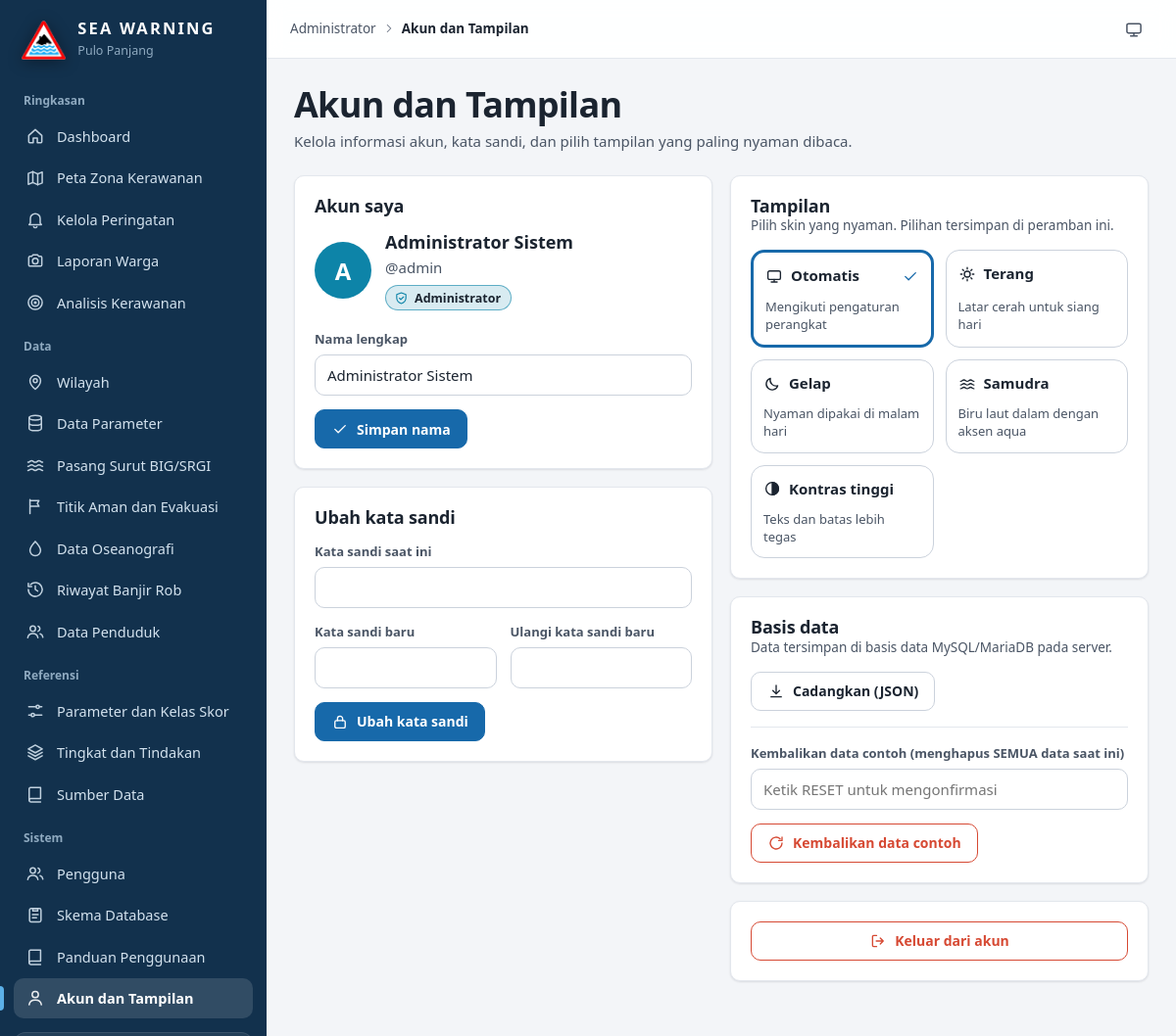
/index.php?p=profil (signed in), run on the app's committed database.
### tables this page shows
CREATE TABLE IF NOT EXISTS `pengguna` (
  `id_pengguna` INT NOT NULL AUTO_INCREMENT,
  `nama` VARCHAR(100) NOT NULL,
  `username` VARCHAR(50) NOT NULL,
  `kata_sandi_hash` VARCHAR(255) NULL,
  `peran` VARCHAR(20) NOT NULL,
  `aktif` TINYINT(1) NOT NULL DEFAULT 1,
  `email` VARCHAR(150) NULL,
  `google_id` VARCHAR(64) NULL,
  PRIMARY KEY (`id_pengguna`),
  UNIQUE KEY `uq_pengguna_username` (`username`)
);

### pages/umum.php (the view, shortened to what the rows shown need)
<?php
function pg_profil(): array {
    $u = current_user(); $adm = $u['peran'] === 'admin'; $cur = skin();
    $skins = ''; foreach (SKINS as $s) $skins .= '<button name="skin" value="' . $s[0] . '" type="submit" role="radio" aria-checked="' . ($cur === $s[0] ? 'true' : 'false') . '" style="text-align:left;padding:12px;border-radius:14px;background:var(--surface);border:' . ($cur === $s[0] ? '3px solid var(--primary)' : 'var(--bw) solid var(--line-strong)') . ';display:grid;gap:10px;cursor:pointer"><span style="display:flex;gap:8px;align-items:center;font-weight:600">' . ic($s[2], 18) . e($s[1]) . ($cur === $s[0] ? '<span style="margin-left:auto;color:var(--primary)">' . ic('check', 18) . '</span>' : '') . '</span><span class="muted" style="font-size:13px;line-height:1.4">' . e($s[3]) . '</span></button>';
    $h = page_head('Akun dan Tampilan', 'Kelola informasi akun, kata sandi, dan pilih tampilan yang paling nyaman dibaca.') . '<div class="grid g2" style="align-items:start"><div class="stack">';
    $h .= '<div class="panel"><div class="panel-h"><h2>Akun saya</h2></div><div style="display:flex;gap:14px;align-items:center;margin-bottom:18px"><span class="avatar" style="width:58px;height:58px;font-size:24px;background:' . ROLE_COLOR[$u['peran']] . ';color:#fff">' . e(mb_strtoupper(mb_substr($u['nama'], 0, 1))) . '</span><div><b style="font-size:18px;font-family:var(--font-display)">' . e($u['nama']) . '</b><div class="muted">@' . e($u['username']) . '</div><div style="margin-top:6px">' . role_tag($u['peran']) . '</div></div></div><form method="post" action="' . e(url('profil')) . '">' . csrf_field() . '<input type="hidden" name="aksi" value="nama"><div class="field"><label for="p-nama">Nama lengkap</label><input class="input" id="p-nama" name="nama" value="' . e($u['nama']) . '" maxlength="100"></div><button class="btn btn-primary" type="submit">' . ic('check', 18) . 'Simpan nama</button></form></div>';
    $h .= '<div class="panel"><div class="panel-h"><h2>Ubah kata sandi</h2></div><form method="post" action="' . e(url('profil')) . '">' . csrf_field() . '<input type="hidden" name="aksi" value="sandi"><div class="field"><label for="pw-old">Kata sandi saat ini</label><input class="input" id="pw-old" name="lama" type="password" autocomplete="current-password"></div><div class="row2"><div class="field"><label for="pw-new">Kata sandi baru</label><input class="input" id="pw-new" name="baru" type="password" autocomplete="new-password"></div><div class="field"><label for="pw-new2">Ulangi kata sandi baru</label><input class="input" id="pw-new2" name="baru2" type="password" autocomplete="new-password"></div></div><button class="btn btn-primary" type="submit">' . ic('lock', 18) . 'Ubah kata sandi</button></form></div></div><div class="stack">';
    $h .= '<div class="panel"><div class="panel-h"><div><h2>Tampilan</h2><p>Pilih skin yang nyaman. Pilihan tersimpan di peramban ini.</p></div></div><form method="post" action="index.php?p=skin" class="grid g2" style="gap:12px" role="radiogroup" aria-label="Pilih tampilan">' . csrf_field() . '<input type="hidden" name="back" value="' . e(url('profil')) . '">' . $skins . '</form></div>';
    if ($adm) $h .= '<div class="panel"><div class="panel-h"><div><h2>Basis data</h2><p>Data tersimpan di basis data ' . (db_driver() === 'mysql' ? 'MySQL/MariaDB' : 'SQLite') . ' pada server.</p></div></div><div style="display:flex;gap:8px;flex-wrap:wrap"><form method="post" action="' . e(url('profil')) . '" style="margin:0">' . csrf_field() . '<input type="hidden" name="aksi" value="ekspor"><button class="btn" type="submit">' . ic('download', 18) . 'Cadangkan (JSON)</button></form></div><div class="hr"></div><form method="post" action="' . e(url('profil')) . '"><div class="field"><label for="rst">Kembalikan data contoh (menghapus SEMUA data saat ini)</label><input class="input" id="rst" name="konfirmasi" placeholder="Ketik RESET untuk mengonfirmasi" autocomplete="off"></div>' . csrf_field() . '<input type="hidden" name="aksi" value="reset"><button class="btn btn-danger" type="submit">' . ic('refresh', 18) . 'Kembalikan data contoh</button></form></div>';
    $h .= '<div class="panel"><form method="post" action="index.php?p=logout">' . csrf_field() . '<button class="btn btn-danger btn-block" type="submit">' . ic('logout', 18) . 'Keluar dari akun</button></form></div></div></div>';
    return ['title' => 'Akun dan Tampilan', 'html' => $h];
}
function role_tag(string $r): string { return '<span class="tag" style="--c:' . (ROLE_COLOR[$r] ?? '#888') . '">' . ic(roles()[$r]['icon'] ?? 'user', 15) . e(roles()[$r]['label'] ?? $r) . '</span>'; }

### includes/layout.php (shortened to what the rows shown need)
<?php
function page_head(string $title, string $desc = '', string $acts = ''): string { return '<div class="ph"><div><h1>' . e($title) . '</h1>' . ($desc ? '<p>' . $desc . '</p>' : '') . '</div>' . ($acts ? '<div class="acts">' . $acts . '</div>' : '') . '</div>'; }
function skin_icon(): string { foreach (SKINS as $s) if ($s[0] === skin()) return $s[2]; return 'auto'; }
function skin_menu(): string {
    $h = '<details class="rel dd"><summary class="icon-btn" aria-label="Ubah tampilan" title="Ubah tampilan">' . ic(skin_icon(), 20) . '</summary><div class="pop" role="menu"><div class="ph-t">Tampilan</div><form method="post" action="index.php?p=skin">' . csrf_field() . '<input type="hidden" name="back" value="' . e($_SERVER['REQUEST_URI'] ?? 'index.php') . '">';
    foreach (SKINS as $s) $h .= '<button type="submit" name="skin" value="' . $s[0] . '" role="menuitemradio" aria-checked="' . (skin() === $s[0] ? 'true' : 'false') . '">' . ic($s[2], 18) . '<span style="flex:1">' . e($s[1]) . '</span>' . (skin() === $s[0] ? ic('check', 16) : '') . '</button>';
    return $h . '</form></div></details>';
}
function html_head(string $title, string $extra = ''): string {
    $sk = skin(); return '<!DOCTYPE html><html lang="id"' . ($sk !== 'auto' ? ' data-skin="' . e($sk) . '"' : '') . '><head><meta charset="utf-8"><meta name="viewport" content="width=device-width, initial-scale=1, viewport-fit=cover"><title>' . e($title) . '</title><link rel="icon" href="assets/media/logo.png"><link rel="stylesheet" href="assets/css/leaflet.css"><link rel="stylesheet" href="assets/css/style.css?v=' . (int) @filemtime(APP_ROOT . '/assets/css/style.css') . '">' . $extra . '</head>';
}
function toasts(): string { $f = flashes(); if (!$f) return ''; $h = '<div class="toasts" aria-live="polite">'; return $h . '</div>'; }
function render_app(string $title, string $content, string $route, string $head_extra = '', string $foot = ''): void {
    $u = require_login(); $role = $u['peran']; $items = menu_items($role); $w = status_peringatan();
    echo html_head($title . ' | Peringatan Dini Rob Pulo Panjang', $head_extra), '<body>';
    echo '<div class="main"><header class="top"><label class="icon-btn menu-btn" for="navtoggle" aria-label="Buka menu">' . ic('menu', 22) . '</label><div class="grow"><div class="crumb">' . e(roles()[$role]['label']) . ' ' . ic('chevr', 14, 'faint') . ' <b>' . e($title) . '</b></div></div>';
    $demo = $role === 'admin' && cfg('demo_mode', false) && !cfg('mode_presentasi', false) ? note_box('<b>Mode demo menyala.</b> Siapa pun yang membuka halaman login dapat masuk sebagai Administrator tanpa kata sandi. Ubah <span class="mono">demo_mode</span> menjadi <span class="mono">false</span> di config.php sebelum web dapat diakses orang lain.', 'bad', 'alert') . '<div style="height:14px"></div>' : '';
    echo skin_menu(), '</header><main class="content" id="content">', $demo, $route === 'beranda' ? panduan_catatan_html($u) : '', $content, '</main></div>';
    echo toasts(), $foot, '</body></html>';
}

### data on the page
pengguna: peran "Administrator", nama "A", nama "Administrator Sistem", username "admin"

### other printed values
$g "Ringkasan"
$i[1] "Dashboard"
$i[1] "Peta Zona Kerawanan"
$i[1] "Kelola Peringatan"
$i[1] "Laporan Warga"
$i[1] "Analisis Kerawanan"
$g "Data"
$i[1] "Wilayah"
$i[1] "Data Parameter"
$i[1] "Pasang Surut BIG/SRGI"
$i[1] "Titik Aman dan Evakuasi"
$i[1] "Data Oseanografi"
$i[1] "Riwayat Banjir Rob"
$i[1] "Data Penduduk"
$g "Referensi"
